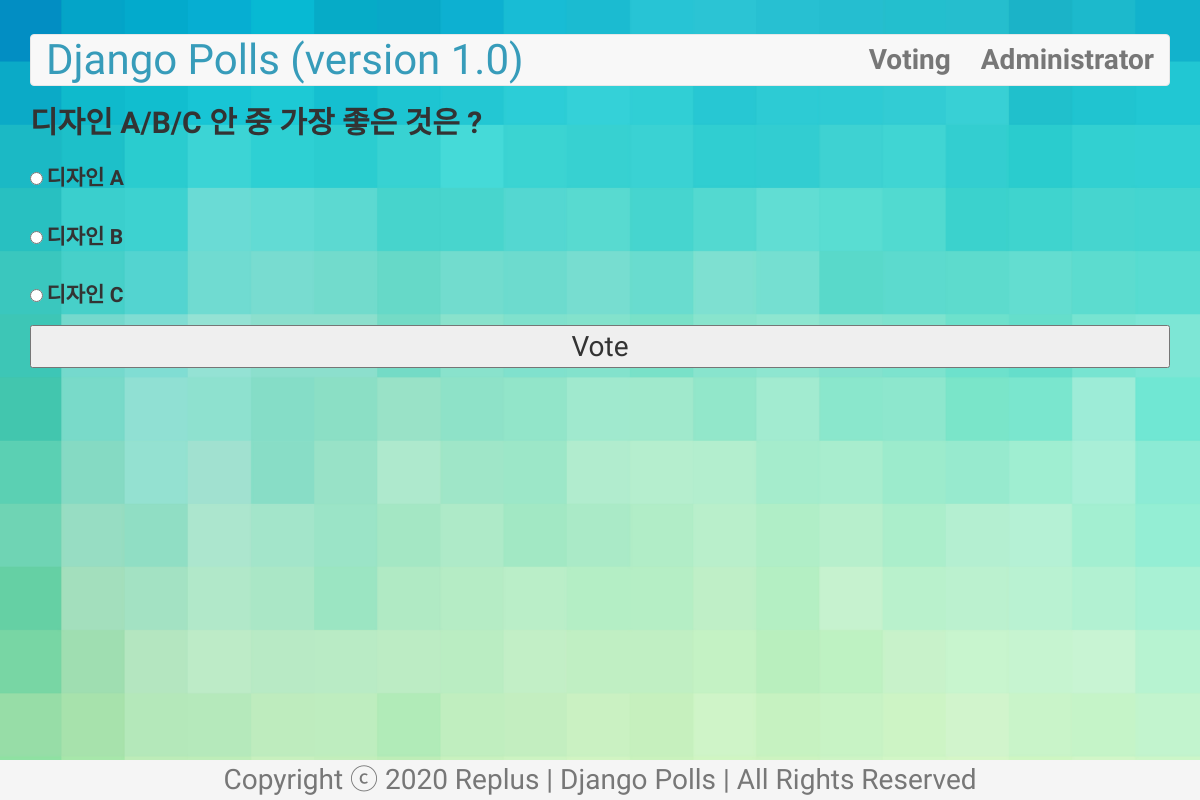
The app's page /polls/2/ with its own data.
### polls/models.py (models this page shows, shortened)
class Question(models.Model): # DB Table for 설문조사 주제
    question_text = models.CharField(max_length=200) # 설문조사 주제 텍스트
    pub_date = models.DateTimeField('date published') # ‘date published’ : 관리자 페이지에서 보여질 항목명
    def was_published_recently(self):
        now = timezone.now()
        return now >= self.pub_date >= now - datetime.timedelta(days=1)
    was_published_recently.boolean = True
    was_published_recently.admin_order_field = 'pub_date'
    was_published_recently.short_description = 'Published recently?'

class Choice(models.Model):
    question = models.ForeignKey(Question, on_delete=models.CASCADE) # 설문조사 주제의 id 값
    choice_text = models.CharField(max_length=200) # 설문조사 주제에 대한 선택지 텍스트
    votes = models.IntegerField(default=0) # 해당 선택지의 득표 수

### polls/views.py (the view)
# urls.py: path('<int:question_id>/', views.detail, name='detail'),
def detail(request, question_id):
    q = get_object_or_404(Question, pk=question_id)
    return render(request, 'polls/detail.html', {'question': q})

### polls/templates/polls/detail.html (shortened to what this page needs)
{% extends 'polls/base.html' %}
{% block content %}
<h2>{{ question.question_text}}</h2>
<form action="{% url 'polls:vote' question.id %}" method="post">
    {% for choice in question.choice_set.all %}
      <input type="radio" name="choice_select" id="choice{{ forloop.counter }}" value="{{ choice.id }}">
      <label for="choice{{ forloop.counter }}">{{ choice.choice_text }}</label>
      <br>
    {% endfor %}
    <input type="submit" value="Vote">
</form>
{% endblock %}

### polls/static/polls/style.css (style rules this page uses)
body { background-image: url("images/main_bg.jpg"); background-size: cover; font-family: 'Do Hyeon', "Noto Sans KR", "Titillium Web", "Helvetica", sans-serif; }
h2, li { font-weight: 600; }
label { font-weight: 600; font-size:1.5em; }
input[type=radio] { margin-top: 2%; margin-bottom: 2%; }
input[type=submit] { padding: 0.5% !important; font-size: 2em !important; line-height: 1em; width: 100%; }

### records on screen
Question: question_text "디자인 A/B/C 안 중 가장 좋은 것은 ?"
Choice: choice_text "디자인 A"
Choice: choice_text "디자인 B"
Choice: choice_text "디자인 C"
